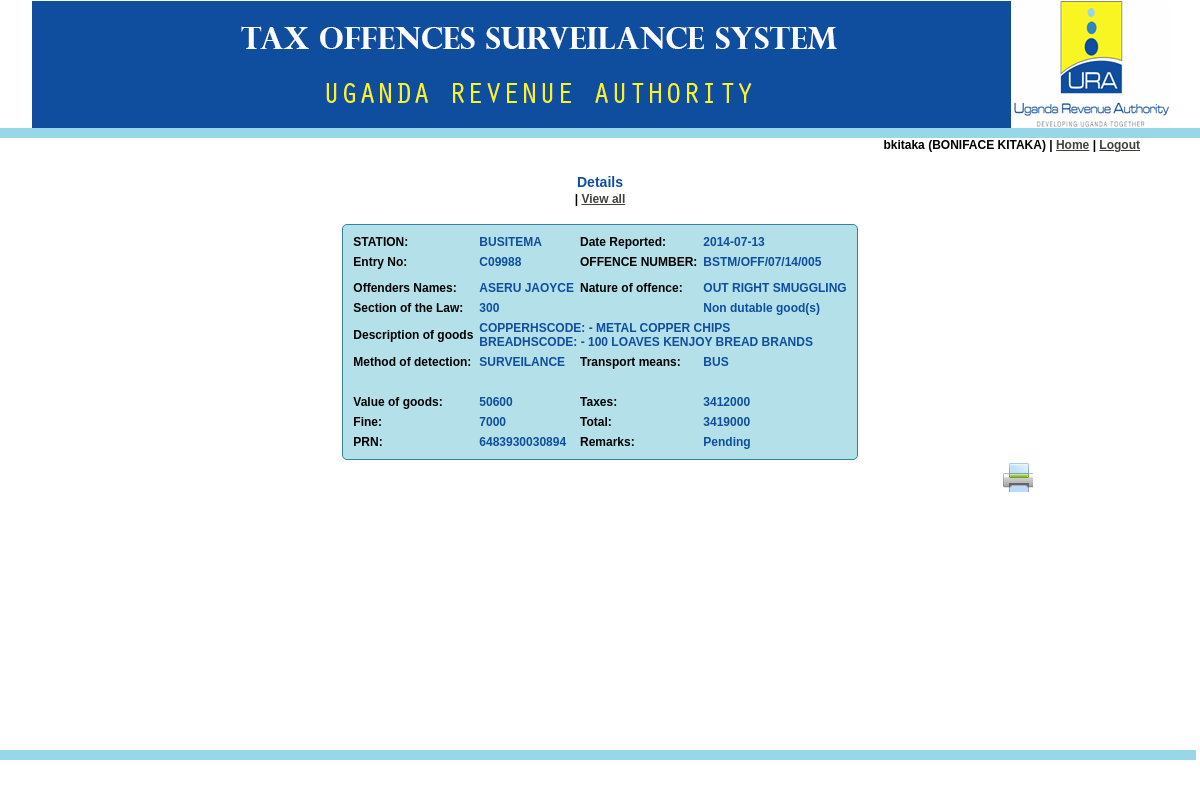
The app's page /detail_off.php?offId=2 (signed in) with its own data.
### tables this page shows
CREATE TABLE IF NOT EXISTS `tbl_offence` (
  `off_id` int(11) NOT NULL AUTO_INCREMENT,
  `stationcode` varchar(5) NOT NULL,
  `rep_date` date NOT NULL,
  `alert` tinyint(1) NOT NULL DEFAULT '0',
  `alertOrigin` tinyint(3) NOT NULL,
  `entry_no` varchar(50) DEFAULT NULL COMMENT 'entry number',
  `file_no` varchar(100) DEFAULT '' COMMENT 'file number [offence ref]',
  `topup` int(1) NOT NULL DEFAULT '0',
  `offender_names` varchar(50) NOT NULL,
  `nature_offence` varchar(100) NOT NULL,
  `sect_law` varchar(20) NOT NULL,
  `dutable` tinyint(1) NOT NULL DEFAULT '1',
  `det_method` varchar(100) NOT NULL,
  `trans_means` varchar(100) NOT NULL,
  `fines` int(11) unsigned NOT NULL,
  `rec_prn` varchar(100) NOT NULL,
  `handedCWH` tinyint(1) DEFAULT '0',
  `remarks` varchar(50) NOT NULL,
  `modifiedBy` int(8) NOT NULL,
  PRIMARY KEY (`off_id`)
);

CREATE TABLE IF NOT EXISTS `station` (
  `stationcode` varchar(6) NOT NULL,
  `name` varchar(50) NOT NULL COMMENT 'Name of the station',
  `region` int(3) NOT NULL,
  `modifiedby` int(10) unsigned zerofill NOT NULL,
  PRIMARY KEY (`stationcode`)
);

CREATE TABLE IF NOT EXISTS `tbl_capturedgoods` (
  `gid` int(20) NOT NULL AUTO_INCREMENT,
  `off_id` int(11) NOT NULL,
  `hscode` varchar(30) NOT NULL,
  `good_name` varchar(30) NOT NULL,
  `good_descpn` varchar(50) NOT NULL,
  `unit_of_measure` varchar(10) NOT NULL,
  `goods_val` int(20) NOT NULL,
  `taxes` int(20) NOT NULL,
  `category` varchar(30) NOT NULL,
  PRIMARY KEY (`gid`)
);

### detail_off.php (the view, shortened to what this page needs)
<?php require_once('Connections/conn_ura.php'); ?>
<?php
$query_rsOffDetail = "SELECT * FROM tbl_offence JOIN station ON station.stationcode=tbl_offence.stationcode WHERE tbl_offence.off_id=".$_GET['offId']."";
$rsOffDetail = mysql_query($query_rsOffDetail, $conn_ura) or die(mysql_error());
$row_rsOffDetail = mysql_fetch_assoc($rsOffDetail);
$query_rsCapGoods = "SELECT * FROM tbl_capturedgoods WHERE tbl_capturedgoods.off_id=".$row_rsOffDetail['off_id'];
$rsCapGoods = mysql_query($query_rsCapGoods, $conn_ura) or die(mysql_error());
$row_rsCapGoods = mysql_fetch_assoc($rsCapGoods);
$descGood=""; $goodsVal=0; $taxes=0;
do {
	$descGood.=$row_rsCapGoods['good_name']."HSCODE: ".$row_rsCapGoods['hscode']." - ".$row_rsCapGoods['good_descpn']." ".$row_rsCapGoods['unit_of_measure']."<br/>";
	$goodsVal+=$row_rsCapGoods['goods_val'];
	$taxes+=$row_rsCapGoods['taxes'];
}while($row_rsCapGoods = mysql_fetch_assoc($rsCapGoods));
?>
<!DOCTYPE html PUBLIC "-//W3C//DTD XHTML 1.0 Transitional//EN" "http://www.w3.org/TR/xhtml1/DTD/xhtml1-transitional.dtd">
<html xmlns="http://www.w3.org/1999/xhtml">
<head>
<link href="SpryAssets/SpryValidationSelect.css" rel="stylesheet" type="text/css" />
<link href="SpryAssets/SpryValidationTextField.css" rel="stylesheet" type="text/css" />
<link href="SpryAssets/SpryValidationTextarea.css" rel="stylesheet" type="text/css" />
<link rel="stylesheet" type="text/css" href="css/c.css" />
</head>
<body><div id="wrapper">
<div id="header"></div>
<div id="nav_bar"><?php echo $_SESSION['MM_Username']; ?> (<?php echo $_SESSION['user_names']; ?>) | <a href="loginsuccess.php">Home</a> | <a href="logout.php">Logout</a></div>
  <div id="content">
  <h3>Details</h3>
  <p><?php if($_SESSION['MM_UserGroup']=="Officer"||$_SESSION['MM_UserGroup']=="In Charge"){ ?><a href="edit_offence.php?offId=<?php echo $row_rsOffDetail['off_id']; ?>">Edit</a><?php }?>
|    <a href="report_offences.php">View all</a></p>
  <p>&nbsp;</p>
  <center>
  <table width="0" border="0" cellpadding="3" cellspacing="0" id="detailReport">
    <tr>
      <th>STATION:</th>
      <td><?php echo $row_rsOffDetail['name']; ?></td>
      <th>Date Reported:</th>
      <td><?php echo $row_rsOffDetail['rep_date']; ?></td>
    </tr>
    <tr>
      <th>Entry No:</th>
      <td><?php echo $row_rsOffDetail['entry_no']; ?></td>
      <th>OFFENCE NUMBER:</th>
      <td><?php echo $row_rsOffDetail['file_no']; ?></td>
    </tr>
    <tr>
      <td colspan="4"><?php echo ($row_rsOffDetail['topup'])?"Top up":""; ?></td>
    </tr>
    <tr>
      <th>Offenders Names:</th>
      <td><?php echo $row_rsOffDetail['offender_names']; ?></td>
      <th>Nature of offence:</th>
      <td><?php echo $row_rsOffDetail['nature_offence']; ?></td>
    </tr>
    <tr>
      <th>Section of the Law:</th>
      <td><?php echo $row_rsOffDetail['sect_law']; ?></td>
      <td>&nbsp;</td>
      <td><?php echo ($row_rsOffDetail['dutable'])?"Dutable good(s)":"Non dutable good(s)"; ?></td>
    </tr>
    <tr>
      <th>Description of goods</th>
      <td colspan="3"><?php echo $descGood; ?></td>
      </tr>
    <tr>
      <th>Method of detection:</th>
      <td><?php echo $row_rsOffDetail['det_method']; ?></td>
      <th>Transport means:</th>
      <td><?php echo $row_rsOffDetail['trans_means']; ?></td>
    </tr>
    <tr>
      <th>&nbsp;</th>
      <td>&nbsp;</td>
      <td>&nbsp;</td>
      <td>&nbsp;</td>
    </tr>
    <tr>
      <th>Value of goods:</th>
      <td><?php echo $goodsVal; ?></td>
      <th>Taxes:</th>
      <td><?php echo $taxes; ?></td>
    </tr>
    <tr>
      <th>Fine:</th>
      <td><?php echo $row_rsOffDetail['fines']; ?></td>
      <th>Total:</th>
      <td><?php echo $taxes+$row_rsOffDetail['fines']; ?></td>
    </tr>
    <tr>
      <th>PRN:</th>
      <td><?php echo $row_rsOffDetail['rec_prn']; ?></td>
      <th>Remarks:</th>
      <td><?php echo $row_rsOffDetail['remarks']; ?></td>
    </tr>
  </table>
  </center>
  <p>
<button id="print_btn" onclick="window.print()" title="Print"></button></p>
  <p>&nbsp;</p>
   </div>
<div id="footer"></div>
</div>
</body>
</html>

### css/c.css (style rules this page uses)
html,body { font: 12px Arial; font-weight:700; background-image:url(../g.jpg); margin: 0; padding: 0; height:100%; color: #000; border: 0 none; }
#wrapper { min-height:100%; position:relative; }
#header { height: 128px; width: 100%; background:url(../images/banner.gif) center no-repeat; border-bottom: #97d7e7 10px solid; }
#content { padding:10px; width:80%; margin:10px auto; min-width:200px; text-align:center; padding-bottom:60px; }
h1, h2, h3, h4, h5, h6 { color:#0f4e9f; }
h1, h2, h3, h4, h5, h6, p { margin: 2px; padding: 0 15px; }
a:link { color: #42413C; text-decoration: underline; }
td { text-align:left; padding:3px; }
#print_btn { float: right; width:30px; height:30px; margin-right: 30px; margin-bottom:5px; border:0; background: url(../images/print.png) no-repeat; }
div#nav_bar { font-family: Verdana, Arial, sans-serif; font-size: 12px; text-decoration: none; text-align: right; padding: 0 60px; }
#footer { width:98%; height:20px; position:absolute; bottom:0; left:0; padding:10px; text-align:center; border-top: #97d7e7 10px solid; }
table#detailReport { background-color: #B4E0E9; border: 1px solid #32849A; padding:7px; border-radius:5px; -moz-border-radius: 5px; -webkit-border-radius: 5px; }
table#detailReport th { text-align:left; }
table#detailReport td { color:#0f4e9f; }

### records on screen
tbl_offence: station.name "BUSITEMA", rep_date "2014-07-13", entry_no "C09988", file_no "BSTM/OFF/07/14/005", offender_names "ASERU JAOYCE", nature_offence "OUT RIGHT SMUGGLING", sect_law "300", det_method "SURVEILANCE", trans_means "BUS", fines "7000", $taxes+$row_rsOffDetail['fines'] "3419000", rec_prn "6483930030894", remarks "Pending"
tbl_capturedgoods: good_name "COPPER", good_descpn "METAL COPPER CHIPS"
tbl_capturedgoods: good_name "BREAD", good_descpn "100 LOAVES KENJOY BREAD BRANDS"

### other values on screen
$_SESSION['MM_Username'] "bkitaka"
$_SESSION['user_names'] "BONIFACE KITAKA"
$goodsVal "50600"
$taxes "3412000"
